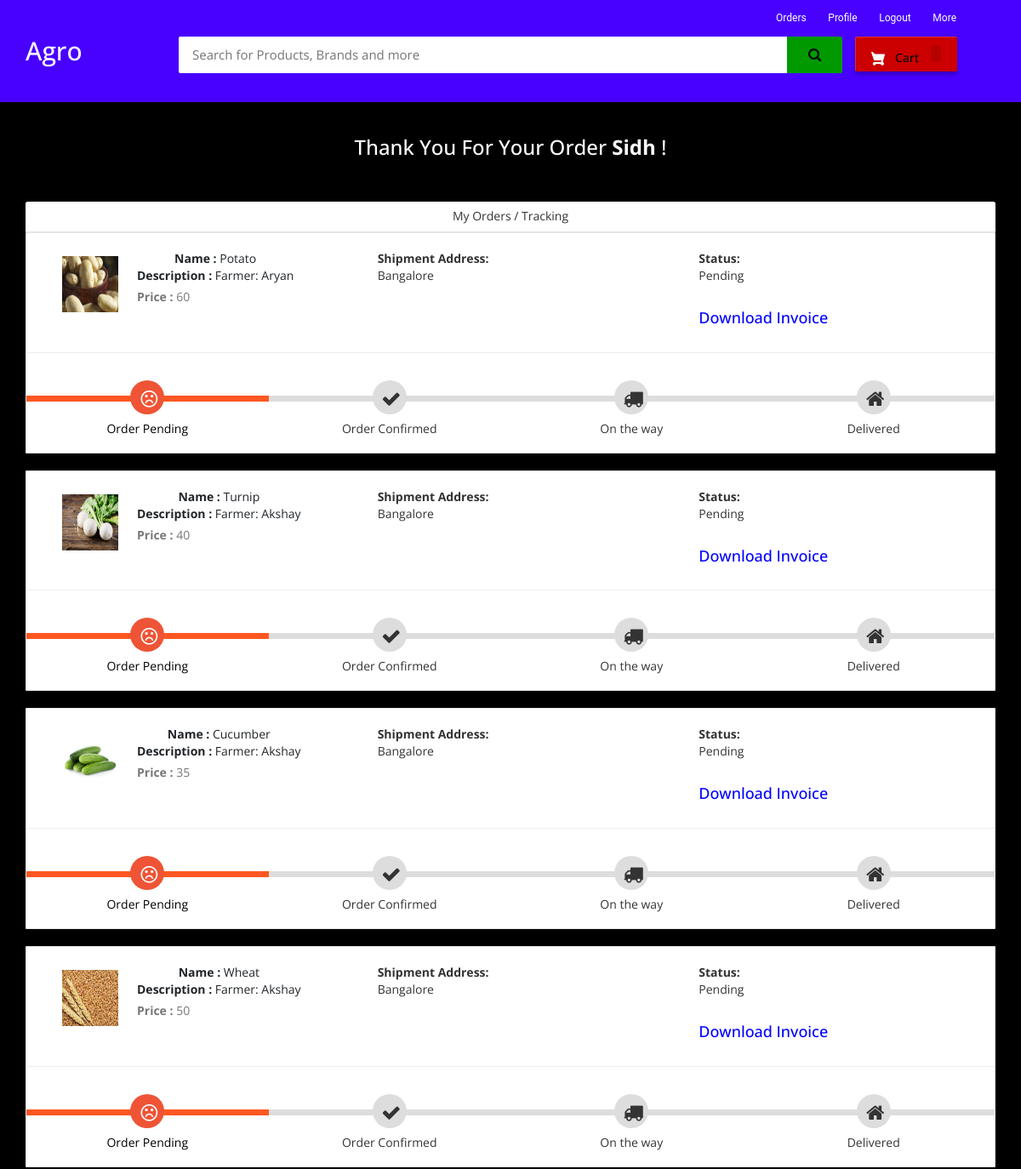
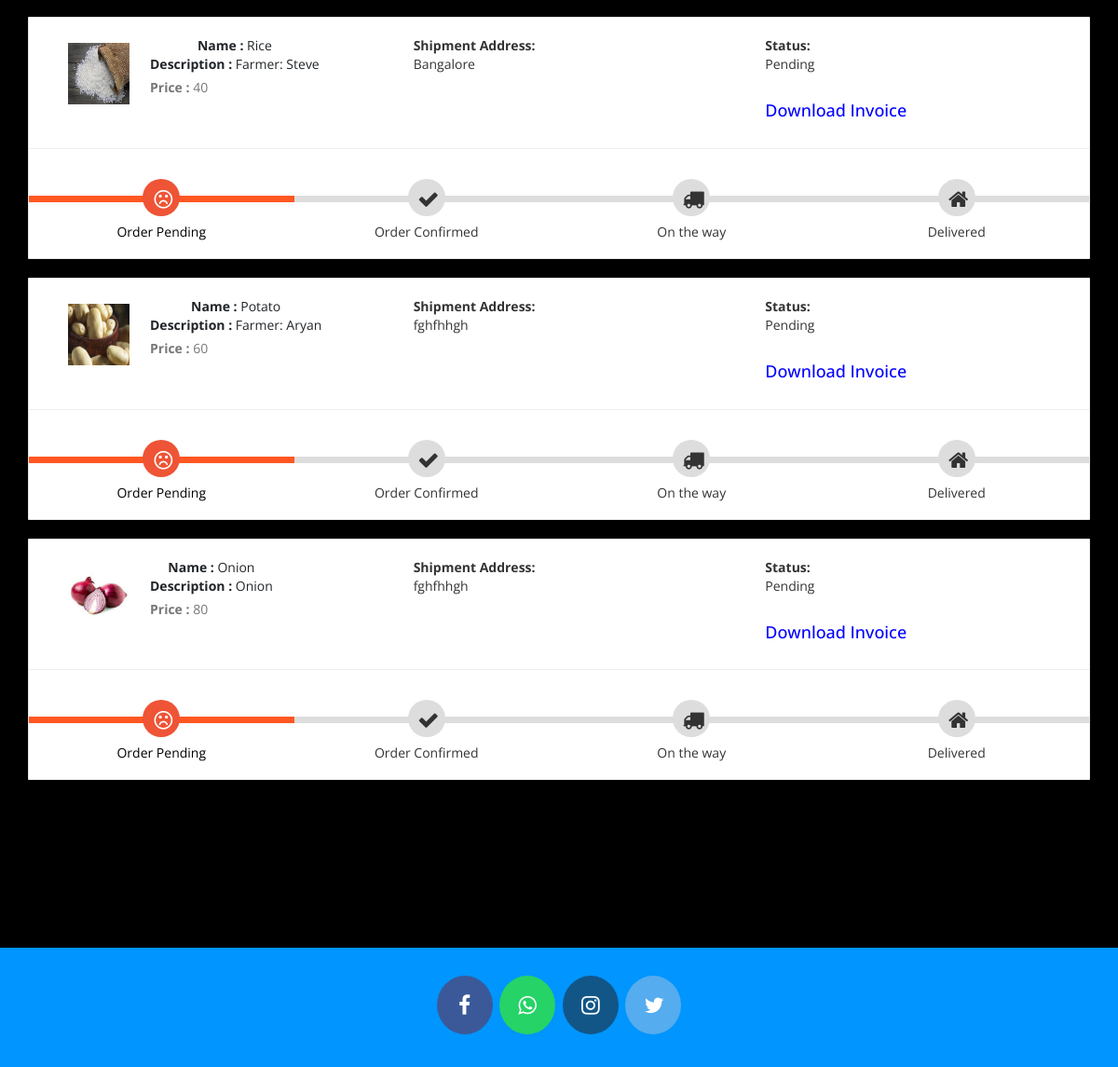
Screenshot of /my-order (signed in) with the database file from the repository (2 pictures, top to bottom).
### agroapp/models.py (models this page shows, shortened)
class Product(models.Model):
    name=models.CharField(max_length=40)
    product_image= models.ImageField(upload_to='product_image/',null=True,blank=True)
    price = models.PositiveIntegerField()
    description=models.CharField(max_length=40)

class Orders(models.Model):
    STATUS =(
        ('Pending','Pending'),
        ('Order Confirmed','Order Confirmed'),
        ('Out for Delivery','Out for Delivery'),
        ('Delivered','Delivered'),
    )
    customer=models.ForeignKey('Customer', on_delete=models.CASCADE,null=True)
    product=models.ForeignKey('Product',on_delete=models.CASCADE,null=True)
    email = models.CharField(max_length=50,null=True)
    address = models.CharField(max_length=500,null=True)
    mobile = models.CharField(max_length=20,null=True)
    order_date= models.DateField(auto_now_add=True,null=True)
    status=models.CharField(max_length=50,null=True,choices=STATUS)

### agroapp/views.py (the view)
# urls.py: path('my-order', views.my_order_view,name='my-order'),
@login_required(login_url='customerlogin')
@user_passes_test(is_customer)
def my_order_view(request):
    customer=models.Customer.objects.get(user_id=request.user.id)
    orders=models.Orders.objects.all().filter(customer_id = customer)
    ordered_products=[]
    for order in orders:
        ordered_product=models.Product.objects.all().filter(id=order.product.id)
        ordered_products.append(ordered_product)
    return render(request,'ecom/my_order.html',{'data':zip(ordered_products,orders)})

### agroapp/views.py (called while the page is built)
def is_customer(user):
    return user.groups.filter(name='CUSTOMER').exists()

### templates/ecom/my_order.html (shortened to what this page needs)
{% extends 'ecom/customer_base.html' %}
{% load static %}
{% block content %}
<br>
<h3 style="text-align:center; color: white;">Thank You For Your Order  <strong>{{request.user}}</strong> !</h3> <br><br>
<div class="container">
    <header class="card-header" style="text-align:center;"> My Orders / Tracking </header>
    {% for products,order in data %}
    <article class="card">
        <div class="card-body">
            <ul class="row" style="margin-left:20px;margin-top:20px;">
                <li class="col-md-4">
                  <figure class="itemside mb-3">
                    {%for product in products%}
                      <div class="aside"><img src="{% static product.product_image.url %}" class="img-sm border"></div>
                      <figcaption class="info align-self-center">
                          <p class="title"><strong>Name : </strong>{{product.name}} <br> <strong>Description : </strong>{{product.description}}</p> <span class="text-muted"><strong>Price : </strong>{{product.price}} </span>
                      </figcaption>
                  </figure>
                </li>
                <li class="col-md-4">
                    <div class="col"> <strong>Shipment Address:</strong> <br> {{order.address}}</div>
                </li>
                <li class="col-md-4">
                    <div class="col"> <strong>Status:</strong> <br> {{order.status}} </div> <br>
                    <h4><a style="text-decoration:none; color:blue;" href="{% url 'download-invoice' order.id product.id  %}" >Download Invoice</a></h4>
                </li>
                {%endfor%}
            </ul>
            <hr>
            <div class="track">
                {%if order.status == 'Pending' %}
                <div class="step active"> <span class="icon"> <i style="padding-top:5px; padding-right:20px;" class="fa fa-frown-o"></i> </span> <span class="text">Order Pending</span> </div>
                <div class="step "> <span class="icon"> <i style="padding-top:5px; padding-right:20px;" class="fa fa-check"></i> </span> <span class="text"> Order Confirmed</span> </div>
                <div class="step "> <span class="icon"> <i style="padding-top:5px; padding-right:20px;" class="fa fa-truck"></i> </span> <span class="text"> On the way </span> </div>
                <div class="step "> <span class="icon"> <i style="padding-top:5px; padding-right:20px;" class="fa fa-home"></i> </span> <span class="text">Delivered</span> </div>
                {%endif%}
            </div>
        </div>
    </article><br>
    {%endfor%}
</div>
<br><br><br><br><br>
{% endblock content %}

### templates/ecom/customer_base.html (shortened to what this page needs)
<html>
{% load static %}
<head>
<link rel="stylesheet" href="https://maxcdn.bootstrapcdn.com/bootstrap/3.3.0/css/bootstrap.min.css">
<link rel="stylesheet" href="https://maxcdn.bootstrapcdn.com/font-awesome/4.7.0/css/font-awesome.min.css">
</head>
<body>
<div id="navbar">
    <div class="container">
        <div class="row row1">
            <ul class="largenav pull-right">
                <li class="upper-links"><a class="links" href="/my-order">Orders</a></li>
                <li class="upper-links"><a class="links" href="/my-profile">Profile</a></li>
                  <li class="upper-links"><a class="links" href="/logout">Logout</a></li>
                <li class="upper-links dropdown"><a class="links" href="">More</a>
                </li>
            </ul>
        </div>
        <div class="row row2">
            <div class="col-sm-2">
                <h2 style="margin:0px;"><a style="text-decoration:none; color:white;" href="/"><span class="largenav">Agro </span></a></h2>
            </div>
            <div class="navbar-search smallsearch col-sm-8 col-xs-11">
              <form  action="/search" method="get">
                <div class="row"> <input class="navbar-input col-xs-11" type="search" placeholder="Search for Products, Brands and more" name="query" id="query">
                  <button class="navbar-button col-xs-1" type="submit">
                  </button>
                </div>
              </form>
            </div>
            <div class="cart1 largenav col-sm-2"> <a class="cart-button" href="/cart">  Cart <span class="item-number ">{{ product_count_in_cart }}</span> </a> </div>
        </div>
    </div>
</div>
{% block content %}
{% endblock content %}
<br><br><br>
<footer>
  <p>
    <a id="ftr" href="#" class="fa fa-facebook"></a>
    <a id="ftr" href="#" class="fa fa-whatsapp"></a>
    <a id="ftr" href="#" class="fa fa-instagram"></a>
    <a id="ftr" href="#" class="fa fa-twitter"></a>
  </p>
  <br>
</footer>
</body>
</html>

### templates/ecom/customer_base.html (style rules this page uses)
body { background-color: #ebe0e0 }
#navbar { background-color: #4800ff; color: black; }
.row1 { padding-top: 10px; padding-right: 50px }
.row2 { padding-bottom: 20px }
.navbar-input { padding: 11px 16px; border-radius: 2px 0 0 2px; border: 0 none; outline: 0 none; font-size: 15px }
.navbar-button { background-color: #009900; border: 1px solid #009900; border-radius: 0 2px 2px 0; color: #565656; padding: 10px 0; height: 43px; cursor: pointer }
.cart-button { background-color: #cc0000; box-shadow: 0 4px 4px 0 rgba(0, 0, 0, .23), inset 1px 1px 0 0 hsla(0, 0%, 100%, .2); padding: 10px 0; text-align: center; height: 41px; border-radius: 2px; font-weight: 500; width: 120px; display: inline-block; color: #FFFFFF; text-decoration: none; color: inherit; border: none; outline: none }
.cart-svg { display: inline-block; width: 16px; height: 16px; vertical-align: middle; margin-right: 8px }
.item-number { border-radius: 3px; background-color: rgba(0, 0, 0, .1); height: 20px; padding: 3px 6px; font-weight: 500; display: inline-block; color: #fff; line-height: 12px; margin-left: 10px }
.upper-links { display: inline-block; padding: 0 11px; line-height: 23px; font-family: 'Roboto', sans-serif; letter-spacing: 0; color: inherit; border: none; outline: none; font-size: 12px }
.dropdown { position: relative; display: inline-block; margin-bottom: 0px }
.links { color: #fff; text-decoration: none }
.largenav { display: none }
.smallsearch { margin-left: 15px; margin-top: 15px }
footer { padding: 0px 0px 0px 0px; background-color: #0095ff; margin: 0px; }
#ftr { padding: 20px; }
.fa { font-size: 23px; width: 60px; text-align: center; text-decoration: none; margin: 5px 2px; border-radius: 50%; }
.fa-facebook { background: #3B5998; color: white; margin-top: 30px; }
.fa-whatsapp { background: #25d366; color: white; }
.fa-twitter { background: #55ACEE; color: white; }
.fa-instagram { background: #125688; color: white; }
p { text-align: center; }
@media screen and (min-width: 768px) { .largenav { display: block } }
@media screen and (min-width: 768px) { .smallsearch { margin: 0px } }

### templates/ecom/my_order.html (style rules this page uses)
body { background-color: black; font-family: 'Open Sans', serif }
.container { margin-top: 0px; margin-bottom: 0px }
.card { position: relative; display: -webkit-box; display: -ms-flexbox; display: flex; -webkit-box-orient: vertical; -webkit-box-direction: normal; -ms-flex-direction: column; flex-direction: column; min-width: 0; word-wrap: break-word; background-color: #fff; background-clip: border-box; border: 1px solid rgba(0, 0, 0, 0.1); border-radius: 0.10rem }
.card-header:first-child { border-radius: calc(0.37rem - 1px) calc(0.37rem - 1px) 0 0 }
.card-header { padding: 0.75rem 1.25rem; margin-bottom: 0; background-color: #fff; border-bottom: 1px solid rgba(0, 0, 0, 0.1) }
.track { position: relative; background-color: #ddd; height: 7px; display: -webkit-box; display: -ms-flexbox; display: flex; margin-bottom: 60px; margin-top: 50px }
.track .step { -webkit-box-flex: 1; -ms-flex-positive: 1; flex-grow: 1; width: 25%; margin-top: -18px; text-align: center; position: relative }
.track .step.active:before { background: #FF5722 }
.track .step::before { height: 7px; position: absolute; content: ""; width: 100%; left: 0; top: 18px }
.track .step.active .icon { background: #ee5435; color: #fff }
.track .icon { display: inline-block; width: 40px; height: 40px; line-height: 40px; position: relative; border-radius: 100%; background: #ddd }
.track .step.active .text { font-weight: 400; color: #000 }
.track .text { display: block; margin-top: 7px }
.itemside { position: relative; display: -webkit-box; display: -ms-flexbox; display: flex; width: 100% }
.itemside .aside { position: relative; -ms-flex-negative: 0; flex-shrink: 0 }
.img-sm { width: 80px; height: 80px; padding: 7px }
ul.row, ul.row-sm { list-style: none; padding: 0 }
.itemside .info { padding-left: 15px; padding-right: 7px }
.itemside .title { display: block; margin-bottom: 5px; color: #212529 }
p { margin-top: 0; margin-bottom: 1rem }

### rows the page displays
Orders: address "Bangalore", status "Pending", shows "Order Pending"
Product: product_image (picture), name "Potato", description "Farmer: Aryan", price "60"
Orders: address "Bangalore", status "Pending", shows "Order Pending"
Product: product_image (picture), name "Turnip", description "Farmer: Akshay", price "40"
Orders: address "Bangalore", status "Pending", shows "Order Pending"
Product: product_image (picture), name "Cucumber", description "Farmer: Akshay", price "35"
Orders: address "Bangalore", status "Pending", shows "Order Pending"
Product: product_image (picture), name "Wheat", description "Farmer: Akshay", price "50"
Orders: address "Bangalore", status "Pending", shows "Order Pending"
Product: product_image (picture), name "Rice", description "Farmer: Steve", price "40"
Orders: address "fghfhhgh", status "Pending", shows "Order Pending"
Orders: address "fghfhhgh", status "Pending", shows "Order Pending"
Product: product_image (picture), name "Onion", description "Onion", price "80"

### other values shown
{{ request.user }} "Sidh"
